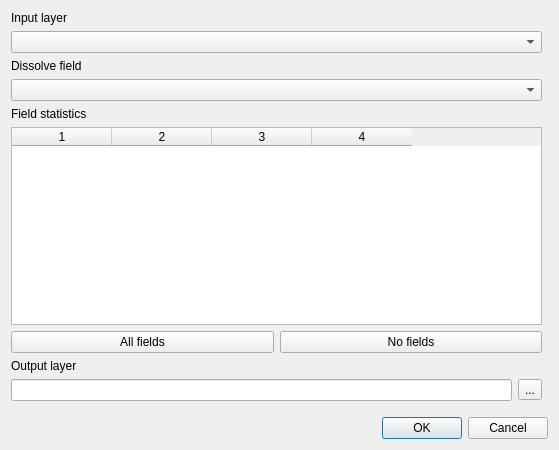
<?xml version="1.0" encoding="UTF-8"?>
<ui version="4.0">
 <class>DissolveWithStatsDialogBase</class>
 <widget class="QDialog" name="DissolveWithStatsDialogBase">
  <property name="geometry">
   <rect>
    <x>0</x>
    <y>0</y>
    <width>559</width>
    <height>450</height>
   </rect>
  </property>
  <property name="windowTitle">
   <string>Dissolve with stats</string>
  </property>
  <layout class="QGridLayout" name="gridLayout">
   <item row="13" column="0" colspan="2">
    <widget class="QDialogButtonBox" name="buttonBox">
     <property name="orientation">
      <enum>Qt::Horizontal</enum>
     </property>
     <property name="standardButtons">
      <set>QDialogButtonBox::Cancel|QDialogButtonBox::Ok</set>
     </property>
    </widget>
   </item>
   <item row="0" column="0">
    <layout class="QVBoxLayout" name="verticalLayout">
     <item>
      <widget class="QLabel" name="labelInputLayer">
       <property name="text">
        <string>Input layer</string>
       </property>
      </widget>
     </item>
     <item>
      <widget class="QgsMapLayerComboBox" name="mMapLayerComboBox">
       <property name="sizePolicy">
        <sizepolicy hsizetype="Preferred" vsizetype="Preferred">
         <horstretch>0</horstretch>
         <verstretch>0</verstretch>
        </sizepolicy>
       </property>
       <property name="sizeIncrement">
        <size>
         <width>0</width>
         <height>0</height>
        </size>
       </property>
      </widget>
     </item>
     <item>
      <widget class="QLabel" name="labelDissolveField">
       <property name="text">
        <string>Dissolve field</string>
       </property>
      </widget>
     </item>
     <item>
      <widget class="QgsFieldComboBox" name="mFieldComboBox">
       <property name="sizePolicy">
        <sizepolicy hsizetype="Expanding" vsizetype="Preferred">
         <horstretch>0</horstretch>
         <verstretch>0</verstretch>
        </sizepolicy>
       </property>
      </widget>
     </item>
     <item>
      <widget class="QLabel" name="labelFieldStatistics">
       <property name="text">
        <string>Field statistics</string>
       </property>
      </widget>
     </item>
     <item>
      <widget class="QTableWidget" name="tableWidget">
       <property name="sizeAdjustPolicy">
        <enum>QAbstractScrollArea::AdjustToContents</enum>
       </property>
       <property name="columnCount">
        <number>4</number>
       </property>
       <column/>
       <column/>
       <column/>
       <column/>
      </widget>
     </item>
     <item>
      <layout class="QHBoxLayout" name="horizontalLayout">
       <item>
        <widget class="QPushButton" name="allFields">
         <property name="text">
          <string>All fields</string>
         </property>
        </widget>
       </item>
       <item>
        <widget class="QPushButton" name="noFields">
         <property name="text">
          <string>No fields</string>
         </property>
        </widget>
       </item>
      </layout>
     </item>
     <item>
      <widget class="QLabel" name="labelOutputLayer">
       <property name="text">
        <string>Output layer</string>
       </property>
      </widget>
     </item>
     <item>
      <layout class="QHBoxLayout" name="horizontalLayout_2">
       <item>
        <widget class="QLineEdit" name="outLayerName">
         <property name="enabled">
          <bool>true</bool>
         </property>
         <property name="readOnly">
          <bool>true</bool>
         </property>
         <property name="clearButtonEnabled">
          <bool>false</bool>
         </property>
        </widget>
       </item>
       <item>
        <widget class="QToolButton" name="outButton">
         <property name="text">
          <string>...</string>
         </property>
        </widget>
       </item>
      </layout>
     </item>
     <item>
      <spacer name="verticalSpacer">
       <property name="orientation">
        <enum>Qt::Vertical</enum>
       </property>
       <property name="sizeType">
        <enum>QSizePolicy::Fixed</enum>
       </property>
       <property name="sizeHint" stdset="0">
        <size>
         <width>20</width>
         <height>10</height>
        </size>
       </property>
      </spacer>
     </item>
    </layout>
   </item>
  </layout>
 </widget>
 <customwidgets>
  <customwidget>
   <class>QgsFieldComboBox</class>
   <extends>QComboBox</extends>
   <header>qgsfieldcombobox.h</header>
  </customwidget>
  <customwidget>
   <class>QgsMapLayerComboBox</class>
   <extends>QComboBox</extends>
   <header>qgsmaplayercombobox.h</header>
  </customwidget>
 </customwidgets>
 <resources/>
 <connections>
  <connection>
   <sender>buttonBox</sender>
   <signal>accepted()</signal>
   <receiver>DissolveWithStatsDialogBase</receiver>
   <slot>accept()</slot>
   <hints>
    <hint type="sourcelabel">
     <x>20</x>
     <y>20</y>
    </hint>
    <hint type="destinationlabel">
     <x>20</x>
     <y>20</y>
    </hint>
   </hints>
  </connection>
  <connection>
   <sender>buttonBox</sender>
   <signal>rejected()</signal>
   <receiver>DissolveWithStatsDialogBase</receiver>
   <slot>reject()</slot>
   <hints>
    <hint type="sourcelabel">
     <x>20</x>
     <y>20</y>
    </hint>
    <hint type="destinationlabel">
     <x>20</x>
     <y>20</y>
    </hint>
   </hints>
  </connection>
 </connections>
</ui>
